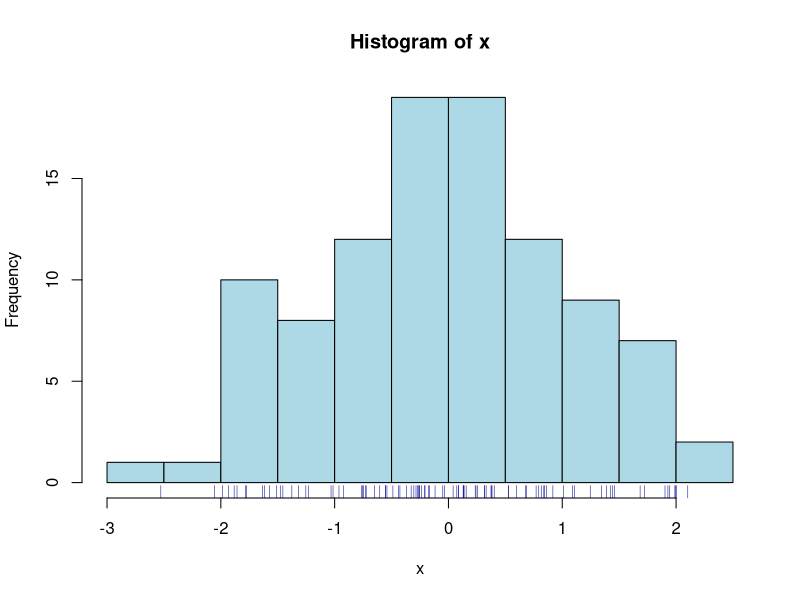
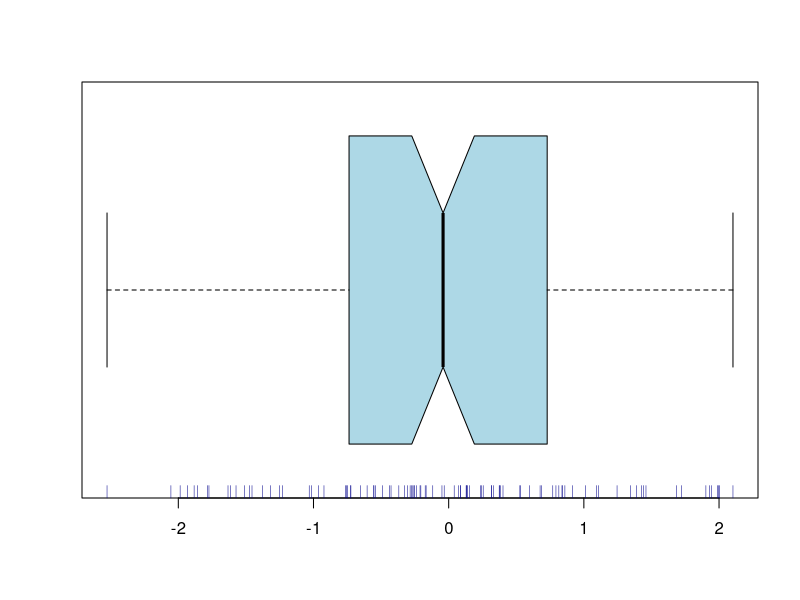

The R script that drew these images, in order:
## ---- chunk 1
x<-rnorm(100) 
hist(x,col="lightblue"); rug(x,col="darkblue")
## ---- chunk 2
boxplot( x, col="lightblue", horizontal=TRUE, notch=TRUE, varwidth=TRUE )
rug(x, col="darkblue" )
## ---- chunk 3
valid.n <- function(x) { 
  length(x)-length(which(is.na(x))) 
  }
## ---- chunk 4
x <- c(3,3,3,1,1,2); unique(x); sort(unique(x))
## ---- chunk 5
x <- rep(1:3,each=7); table(x) # three cells, each 7 observations, N=21
table( table(x) ) # ok: all three cells have 7 observations, N=21
## ---- chunk 6
x[ sample(1:3*7, size=2) ] <- NA # replace 2 out of 21 obs by NA
table( table(x) ) # not ok: not all three cells have 7 observations, N<21
